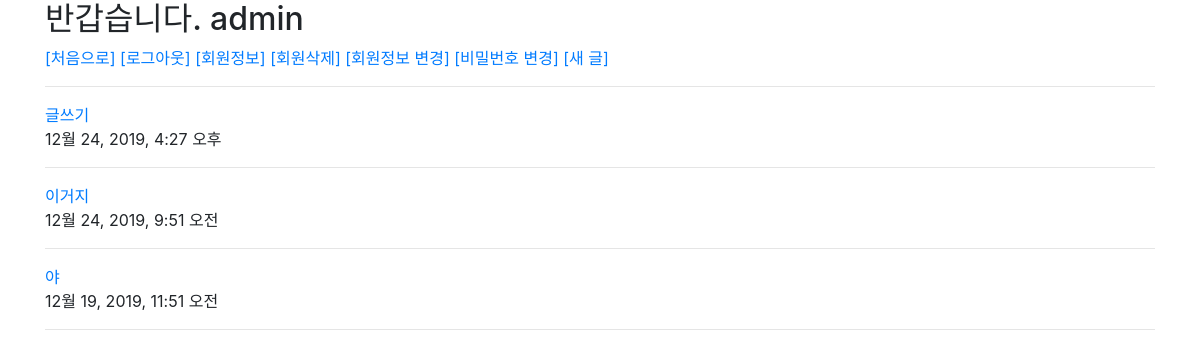
Screenshot of /articles/ (signed in) with the database file from the repository.
### accounts/models.py (models this page shows)
class User(AbstractUser):
    followers = models.ManyToManyField(settings.AUTH_USER_MODEL, related_name="followings")

### articles/models.py (models this page shows, shortened)
class Article(models.Model):
    title = models.CharField(max_length=50)
    content = models.TextField()
    created_at = models.DateTimeField(auto_now_add=True)
    updated_at = models.DateTimeField(auto_now=True)
    user = models.ForeignKey(settings.AUTH_USER_MODEL, on_delete=models.CASCADE)
    like_users = models.ManyToManyField(settings.AUTH_USER_MODEL, related_name='like_articles', blank=True)
    hashtags = models.ManyToManyField(Hashtag, blank=True)

### articles/views.py (the view)
# urls.py: path('', views.index, name='index'),
def index(request):
    articles = Article.objects.order_by('-pk')
    context = {'articles': articles}
    return render(request, 'articles/index.html', context)

### articles/templates/articles/index.html
{% extends 'base.html' %}
{% block content %}
<a href="{% url 'articles:create' %}">[새 글]</a>
<hr>
{% for article in articles %}
<a href="{% url 'articles:detail' article.pk %}">{{ article.title }}</a><br>
{{ article.created_at }}
<hr>
{% endfor %}
{% endblock content %}

### study/templates/base.html (shortened to what this page needs)
<!DOCTYPE html>
<html lang="en">
<head>
  <link rel="stylesheet" href="https://stackpath.bootstrapcdn.com/bootstrap/4.4.1/css/bootstrap.min.css">
</head>
<body>
  <div class="container">
    <h2>반갑습니다. {{ request.user }}</h2>
    <a href="{% url 'articles:index' %}">[처음으로]</a>
    {% if user.is_authenticated %}
    <a href="{% url 'accounts:logout' %}">[로그아웃]</a>
    <a href="{% url 'accounts:profile' request.user.username %}">[회원정보]</a>
    <a href="{% url 'accounts:delete' %}">[회원삭제]</a>
    <a href="{% url 'accounts:update' %}">[회원정보 변경]</a>
    <a href="{% url 'accounts:change_password' %}">[비밀번호 변경]</a>
    {% else %}
    <a href="{% url 'accounts:login' %}">[로그인]</a>
    <a href="{% url 'accounts:signup' %}">[회원가입]</a>
    {% endif %}
    {% block content %}
    {% endblock content %}
  </div>
</body>
</html>

### rows the page displays
User: user "admin"
Article: title "글쓰기", created_at "12월 24, 2019, 4:27 오후"
Article: title "이거지", created_at "12월 24, 2019, 9:51 오전"
Article: title "야", created_at "12월 19, 2019, 11:51 오전"
